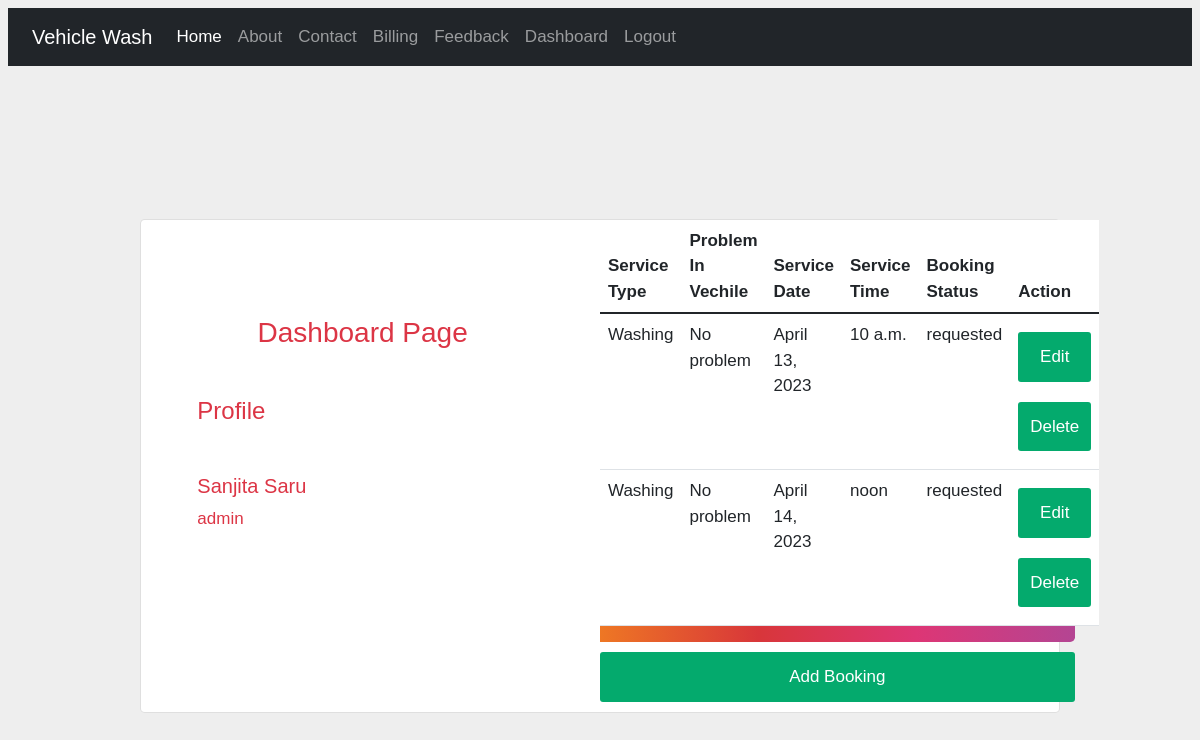
/vehicle/dashboard/ (signed in), run on the app's committed database.
### home/models.py (models this page shows)
class ServiceBook(models.Model):
    serviceType = models.CharField(max_length=100)
    problemInVechile = models.TextField()
    serviceDate = models.DateField(default= date.today())
    serviceTime = models.TimeField(default= datetime.now().strftime('%H:%M'))
    bookingStatus = models.CharField(max_length=50, default='requested')
    userid = models.ForeignKey(User, on_delete=models.CASCADE,null=True)

### home/views.py (the view)
# urls.py: path('dashboard/',views.dashboard, name= 'dashboard') ,
def dashboard(request):
    if request.user.is_authenticated:
        posts = ServiceBook.objects.all()
        user = request.user
        full_name = user.get_full_name()
        gps = user.groups.all()
        return render(request,'vehicle/dashboard.html',{'posts':posts,'fname':full_name, 'groups':gps})
    else:
        return HttpResponseRedirect('/vehicle/login/')

### home/templates/vehicle/dashboard.html (shortened to what this page needs)
{% extends 'vehicle/base.html' %}
{% load static %}
{% block content %}
<section class="h-100 gradient-form" style="background-color: #eee;">
    <div class="container py-5 h-100">
      <div class="row d-flex justify-content-center align-items-center h-100">
        <div class="col-xl-10">
          <div class="card rounded-3 text-danger">
            <div class="row g-0">
              <div class="col-lg-6">
                <div class="card-body p-md-5 mx-md-4">
                    <h3 class=" text-center my-5"> Dashboard Page </h3>
             <h4 class="my-5">Profile</h4>
        <h5>{{fname}}</h5>
        {% for group in groups %}
        <p>{{group.name}}</p>
        {% endfor %}
              </div>
            </div>
        <div class="col-lg-6 d-flex align-items-center gradient-custom-2 text-danger">
    {% if posts %}
    <table class="table table-hover bg-white">
        <thead>
            <tr >
                <th scope="col" style="width: 28%;">Service Type</th>
                <th scope="col" style="width: 55%;">Problem In Vechile</th>
                <th scope="col" style="width: 55%;">Service Date</th>
                <th scope="col" style="width: 55%;">Service Time</th>
                <th scope="col" style="width: 55%;">Booking Status</th>
                <th scope="col" style="width: 15%;">Action</th>
            </tr>
        </thead>
        <tbody>
            {% for post in posts %}
            <tr>
                <td>{{post.serviceType}}</td>
                <td>{{post.problemInVechile}}</td>
                <td>{{post.serviceDate}}</td>
                <td>{{post.serviceTime}}</td>
                <td>{{post.bookingStatus}}</td>
                <td class="text-center">
                    <a href="{% url 'updatepost' post.id %}" class="btn btn-warning btn-sm">Edit</a>
                    {% if perms.blog.delete_post %}
                    <form action="{% url 'deletepost' post.id %}" method="post" class="d-inline">
                        <input type="submit" value="Delete" class="btn btn-danger btn-sm">
                    </form>
                    {% endif %}
                </td>
            </tr>
            {% endfor %}
        </tbody>
    </table>
    {% else %}
    <h4 class="text-center alert alert-warning">No Records</h4>
    {% endif %}
              </div>
              <div class="col-sm-12">
                <div class="col-sm-6 float-end">
                    <a href="{% url 'addpost' %}" class="btn btn-success">Add Booking</a>
                  </div>
              </div>
            </div>
          </div>
        </div>
      </div>
    </div>
  </section>
{% endblock content %}

### home/static/blog/css/login.css (style rules this page uses)
.gradient-custom-2 { background: #fccb90; background: -webkit-linear-gradient(to right, #ee7724, #d8363a, #dd3675, #b44593); background: linear-gradient(to right, #ee7724, #d8363a, #dd3675, #b44593); }
@media (min-width: 768px) { .gradient-form { height: 100vh !important; } }
@media (min-width: 769px) { .gradient-custom-2 { border-top-right-radius: .3rem; border-bottom-right-radius: .3rem; } }

### home/static/blog/css/style.css (style rules this page uses)
body { background-color:#eee; color:antiquewhite; }
body { font-family: Arial; font-size: 17px; padding: 8px; }
* { box-sizing: border-box; }
.row { display: -ms-flexbox; display: flex; -ms-flex-wrap: wrap; flex-wrap: wrap; margin: 0 -16px; }
.container { padding: 5px 20px 15px 20px; }
.btn { background-color: #04AA6D; color: white; padding: 12px; margin: 10px 0; border: none; width: 100%; border-radius: 3px; cursor: pointer; font-size: 17px; }
a { color: #2196F3; }

### data on the page
ServiceBook: serviceType "Washing", problemInVechile "No problem", serviceDate "April 13, 2023", serviceTime "10 a.m.", bookingStatus "requested"
ServiceBook: serviceType "Washing", problemInVechile "No problem", serviceDate "April 14, 2023", serviceTime "noon", bookingStatus "requested"

### other printed values
{{ fname }} "Sanjita Saru"
{{ group.name }} "admin"
